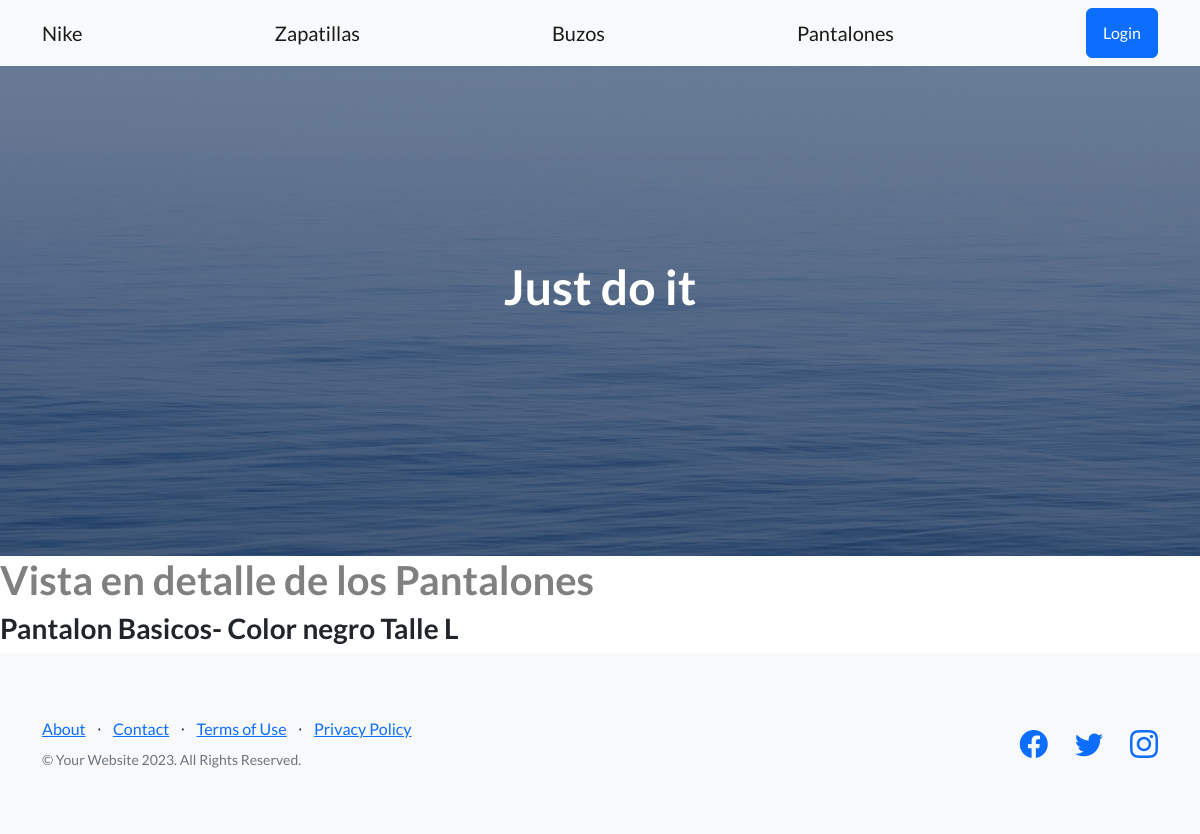
/Nike/pantalones-detail/2, run on the app's committed database.
### Nike/models.py (models this page shows, shortened)
class Pantalones(models.Model):
    modelo = models.CharField(max_length=30)
    color = models.CharField(max_length=30)
    talle = models.CharField(max_length=30)

### Nike/views.py (the view)
# urls.py: path('pantalones-detail/<pk>', PantalonesDetail.as_view(), name='PantalonesDetail'),
class PantalonesDetail(DetailView):
    model = Pantalones
    template_name = "pantalones_detail.html"
    context_object_name = "pantalon"

### Nike/templates/pantalones_detail.html
{% extends 'padre.html' %}
{% block ContenidoQueCambia %}
    <body>
        <h1 style="color:gray">Vista en detalle de los Pantalones</h1>
        <h3>Pantalon {{pantalon.modelo}}- Color {{pantalon.color}} Talle {{pantalon.talle}}</h3>
    </body>
{% endblock ContenidoQueCambia %}

### data on the page
Pantalones: modelo "Basicos", color "negro", talle "L"
